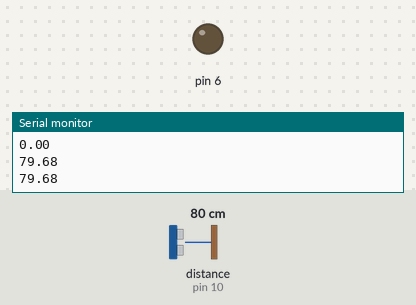
A sketch run on a simulated Arduino Uno, built with avr-gcc and run on an emulated ATmega328P. Parts: output pins drawn as LEDs (lit = HIGH), the last lines printed to the serial monitor. Wiring (inferred from the names in the program): ultrasonic range finder: trigger pin 9; echo pin 10. Inputs (shaded band) come from the test bench; at power-on: distance to the obstacle (sensor on pin 10) 80 cm. The echo pulse lasts 58.3 µs per cm; pins used as bus, display or sensor lines are not drawn.

Above: at 1.6 s.
1.7 s: distance to the obstacle (sensor on pin 10) set to 22 cm
4.6 s: distance to the obstacle (sensor on pin 10) set to 18 cm
At 6.39 s:
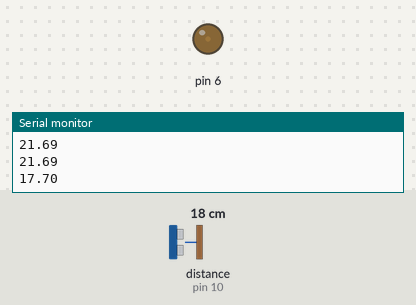
7.7 s: distance to the obstacle (sensor on pin 10) set to 2 cm
10.8 s: distance to the obstacle (sensor on pin 10) set to 4 cm
13.9 s: distance to the obstacle (sensor on pin 10) set to 250 cm
At 14.4 s:
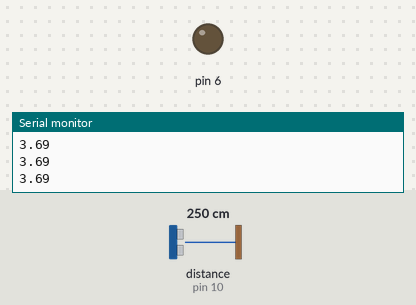
Timing chart, 0 to 16.4 s (numbered marks = the images above; inputs shaded):
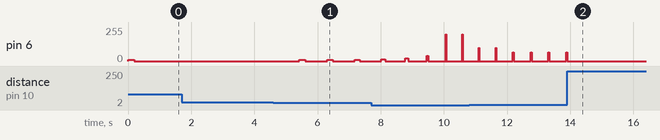

The sketch:

DistanceUltraSoundArduino.ino
```cpp
// Define the pins for the ultrasonic sensor
#define TRIG_PIN 9
#define ECHO_PIN 10

// The speed of sound in cm/microsecond
#define SOUND_SPEED 0.0343
 float distance1, distance2,distance3;
void faBip(int distanta)
{
 analogWrite(6,200/distanta);
 delay(10*distanta);
 analogWrite(6,0);
 delay(10*distanta);
}
void setup() {
  // Initialize the serial monitor at standard Arduino speed
  Serial.begin(9600);
  pinMode(6, OUTPUT);
  // Set the pin modes
  pinMode(TRIG_PIN, OUTPUT);
  pinMode(ECHO_PIN, INPUT);
}

void loop() {

  long duration;
  float distanceCm;

  // 1. Clear the TRIG pin to ensure a clean pulse
  digitalWrite(TRIG_PIN, LOW);
  delayMicroseconds(2);

  // 2. Trigger the sensor by sending a HIGH pulse for 10 microseconds
  digitalWrite(TRIG_PIN, HIGH);
  delayMicroseconds(10);
  digitalWrite(TRIG_PIN, LOW);

  // 3. Read the ECHO pin. The pulseIn() function returns the time in microseconds
  duration = pulseIn(ECHO_PIN, HIGH);

  // 4. Calculate the distance
  // Multiply the travel time by the speed of sound, then divide by 2 (round trip)
  distanceCm = (duration * SOUND_SPEED) / 2;
  int distmedie=(distance1+distance2+distance3+distanceCm)/4;
if(distmedie<20) faBip(distmedie);
  // 5. Display the result in the Serial Monitor
  Serial.print("Distance: ");
  Serial.print(distmedie);
  Serial.println(" cm");
  Serial.print(distance1);
  Serial.println(" ");
   Serial.print(distance2);
  Serial.println(" ");
   Serial.print(distance3);
  Serial.println(" ");
  distance1=distance2;
  distance2=distance3;
  distance3=distanceCm;
  // Wait half a second before taking the next reading
  delay(500);
}
```

Measured:
- after the input at 4.6 s, pin 6: 0/255 → 10/255 after 0.82 s, then repeats every 0.87 s: 0/255 0.69 s, 11/255 0.18 s
- after the input at 13.9 s, pin 6: goes on until 13.9 s, then stays 0/255
